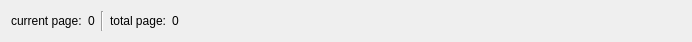
<?xml version="1.0" encoding="UTF-8"?>
<ui version="4.0">
 <class>BookStatus</class>
 <widget class="QWidget" name="BookStatus">
  <property name="geometry">
   <rect>
    <x>0</x>
    <y>0</y>
    <width>692</width>
    <height>38</height>
   </rect>
  </property>
  <property name="windowTitle">
   <string>Form</string>
  </property>
  <layout class="QHBoxLayout" name="horizontalLayout">
   <item>
    <widget class="QLabel" name="curPageName">
     <property name="text">
      <string>current page:</string>
     </property>
    </widget>
   </item>
   <item>
    <widget class="QLabel" name="curPageValue">
     <property name="text">
      <string>0</string>
     </property>
    </widget>
   </item>
   <item>
    <widget class="Line" name="curPageSep">
     <property name="orientation">
      <enum>Qt::Vertical</enum>
     </property>
    </widget>
   </item>
   <item>
    <widget class="QLabel" name="totalPageName">
     <property name="text">
      <string>total page:</string>
     </property>
    </widget>
   </item>
   <item>
    <widget class="QLabel" name="totalPageValue">
     <property name="text">
      <string>0</string>
     </property>
    </widget>
   </item>
   <item>
    <spacer name="horizontalSpacer">
     <property name="orientation">
      <enum>Qt::Horizontal</enum>
     </property>
     <property name="sizeHint" stdset="0">
      <size>
       <width>40</width>
       <height>20</height>
      </size>
     </property>
    </spacer>
   </item>
  </layout>
 </widget>
 <resources/>
 <connections/>
</ui>
